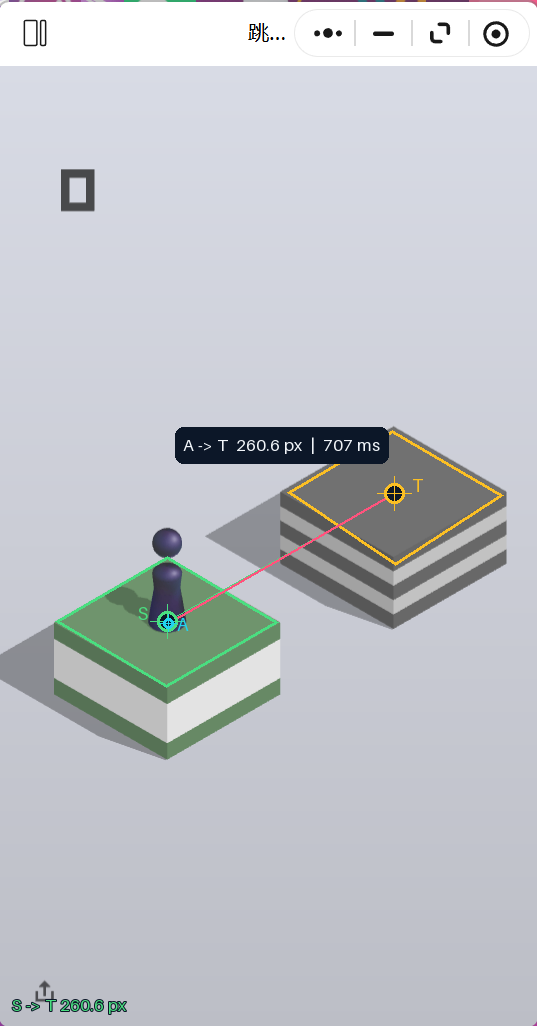
#> input picture sample-analysis.png, 537 x 1026 px
$ python -i vision.py   (imports and definitions only)
#> lines starting #> are read from the running program, lines starting #| are printed output that depends on the picture; after the words box and inside, x2 and y2 are one past the last pixel; in counts of white or black regions, pixels touching at a corner belong together
"""Deterministic, local-only vision for the classic purple-piece jump game.

This is deliberately a conservative heuristic, not a general game detector.
Unsupported themes and ambiguous surfaces return an error instead of a click.
"""
from __future__ import annotations

from dataclasses import dataclass, replace
import math
from pathlib import Path

import cv2
import numpy as np
from PIL import Image, ImageDraw, ImageFont, ImageOps

from top_geometry import contour_quads, current_ellipses, line_quads, outer_surfaces, piece_occlusion, quad_center

REFERENCE_WIDTH = 540.0


class DetectionError(ValueError):
    pass


# [64 lines that did not run here, left out]


def load_image(path: str | Path) -> Image.Image:
    with Image.open(path) as image:
        if image.width * image.height > 24_000_000:
            raise DetectionError("图片过大，请裁剪到游戏区域后重试。")
        return ImageOps.exif_transpose(image).convert("RGB")


def _piece_candidates(rgb: np.ndarray) -> list[tuple[float, tuple[float, float], np.ndarray]]:
    h, w = rgb.shape[:2]
#> h = 1026; w = 537
    hsv = cv2.cvtColor(rgb, cv2.COLOR_RGB2HSV)
#> hsv: shape (1026, 537, 3); mean H, S, V 97.2, 17.8, 204.2
    mask = cv2.inRange(hsv, (105, 35, 28), (151, 235, 175))
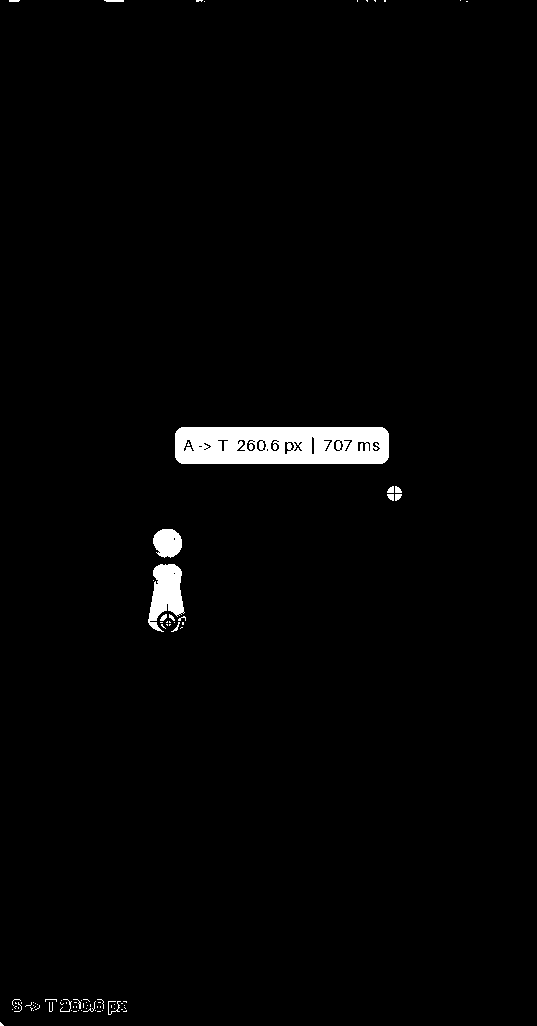
#> mask: shape (1026, 537); 1.8% white; 88 white regions (71 under 20 px), largest, box (x1, y1, x2, y2) and area: (175, 427, 389, 464) 7307, (148, 564, 185, 632) 1507, (153, 529, 182, 558) 656
    mask[:int(h * .20)] = 0
    mask[int(h * .87):] = 0
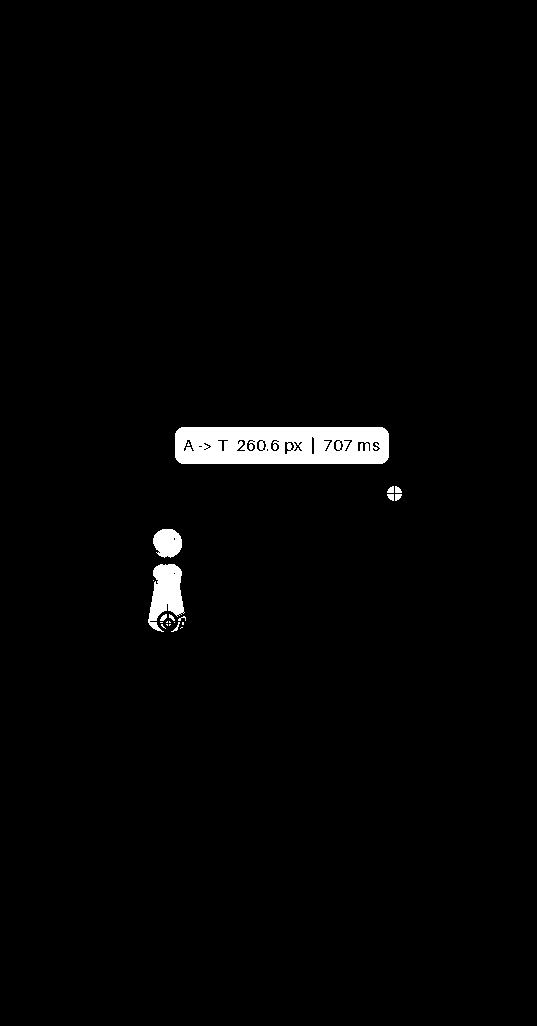
#> mask: shape (1026, 537); 1.8% white; 22 white regions (12 under 20 px), largest, box (x1, y1, x2, y2) and area: (175, 427, 389, 464) 7307, (148, 564, 185, 632) 1507, (153, 529, 182, 558) 656
    mask = cv2.morphologyEx(mask, cv2.MORPH_OPEN, np.ones((2, 2), np.uint8))
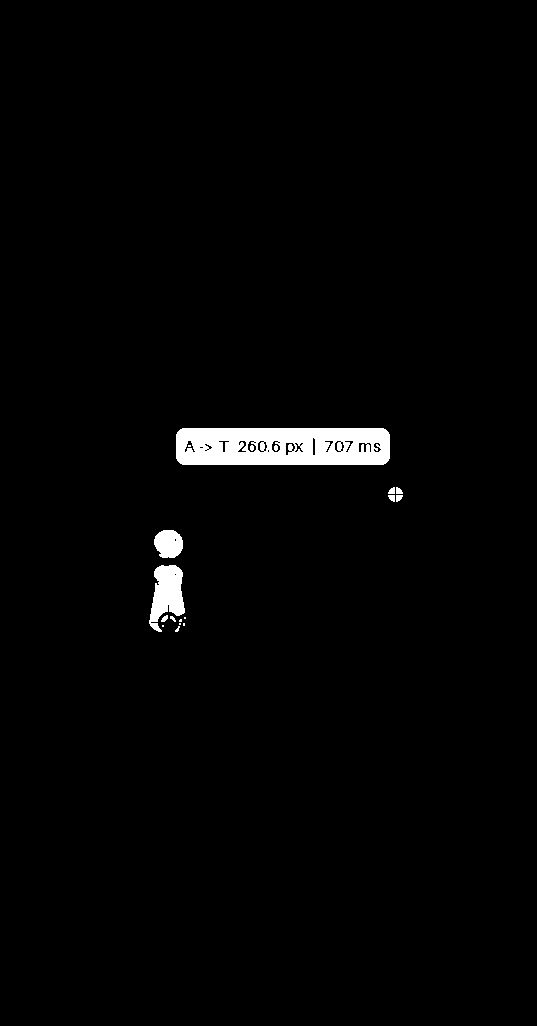
#> mask: shape (1026, 537); 1.8% white; 18 white regions (7 under 20 px), largest, box (x1, y1, x2, y2) and area: (176, 428, 390, 465) 7256, (149, 565, 185, 632) 1495, (154, 530, 183, 558) 651
    n, labels, stats, _ = cv2.connectedComponentsWithStats(mask)
#> labels: shape (1026, 537) int32; 19 distinct labels, from 0 to 18
#> n = 19; stats = 19 rows, first 6: [0, 0, 537, 1026, 541273], [176, 428, 214, 37, 7256], [188, 445, 3, 2, 6], [250, 445, 4, 6, 20], [274, 445, 4, 6, 20], [388, 487, 7, 7, 37]
    result = []
    for label in range(1, n):
        x, y, bw, bh, area = map(int, stats[label])
        if not (w * .024 <= bw <= w * .105 and w * .065 <= bh <= w * .26):
            continue
        if not (1.15 <= bh / bw <= 4.8 and area > w * w * .0010):
            continue
        has_head = False
        for j in range(1, n):
            if j == label:
                continue
            hx, hy, hw, hh, ha = map(int, stats[j])
            if (abs(hx + hw / 2 - x - bw / 2) < bw * .32
                    and .38 * bw <= hw <= 1.18 * bw
                    and .6 <= hh / max(hw, 1) <= 1.5
                    and -.1 * bw <= y - hy - hh <= .65 * bw
                    and ha > bw * bw * .12):
                has_head = True
                break
        # Some themes connect the head and the body with a narrow neck.
        ys, xs = np.where(labels == label)
        neck_connected = False
        if bh / bw > 2.2:
            row_widths = np.bincount(ys - y, minlength=bh)
            neck = row_widths[int(bh * .22):max(int(bh * .45), 1)]
            neck_connected = bool(neck.size and neck.min() < bw * .4)
        if not has_head and not neck_connected:
            continue
        bottom = float(np.quantile(ys, .995))
        lower = xs[ys >= bottom - max(3, bw * .22)]
        foot = (float(np.median(lower)), bottom - bw * .22)
        confidence = .94 if has_head else .82
        result.append((confidence, foot, labels == label))
#> this loop made 18 passes
#> (x, y, bw, bh, area) on passes 1, 3, 4, 5, 6, 7, 8, 9, 11, 12: (176, 428, 214, 37, 7256), (250, 445, 4, 6, 20), (274, 445, 4, 6, 20), (388, 487, 7, 7, 37), (396, 487, 7, 7, 37), (388, 495, 7, 7, 37), (396, 495, 7, 7, 37), (154, 530, 29, 28, 651), (161, 615, 7, 7, 31), (170, 616, 6, 6, 20)
#> (x, y, bw, bh, area, bottom, foot) on pass 10: (149, 565, 36, 67, 1495, 630, (155, 622.1))
#> after the loop, result = 1 item
    return sorted(result, key=lambda item: item[0], reverse=True)


# [218 lines left out: functions _resample_contour, _ellipse_surface, _deduplicate_surfaces, _all_surfaces, not called in this run]


def _surfaces(rgb: np.ndarray, foot: tuple[float, float]) -> list[dict]:
    """Compatibility helper: only feasible NEXT surfaces."""
    return _target_surfaces(_all_surfaces(rgb, foot), foot, rgb.shape[1])


# [154 lines left out: functions _target_surfaces, _current_surface, _next_surface, detect, frame_difference, same_reviewed_frame and 1 more, not called in this run]

>>> import cv2
>>> picture = cv2.cvtColor(cv2.imread('sample-analysis.png'), cv2.COLOR_BGR2RGB)
>>> result = _piece_candidates(picture)
#> result = 1 item

$ run again, on sample.png
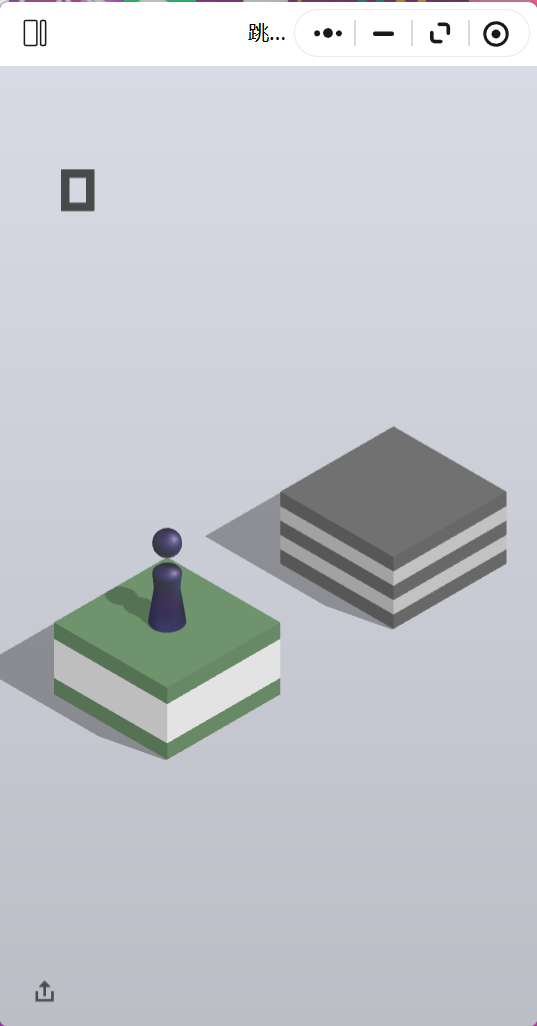
#> input picture sample.png, 537 x 1026 px
#> hsv: shape (1026, 537, 3); mean H, S, V 96.9, 14.3, 205.7
#> in _piece_candidates, `mask = cv2.inRange(hsv, (105, 35, 28), (151, 235, 175))`:
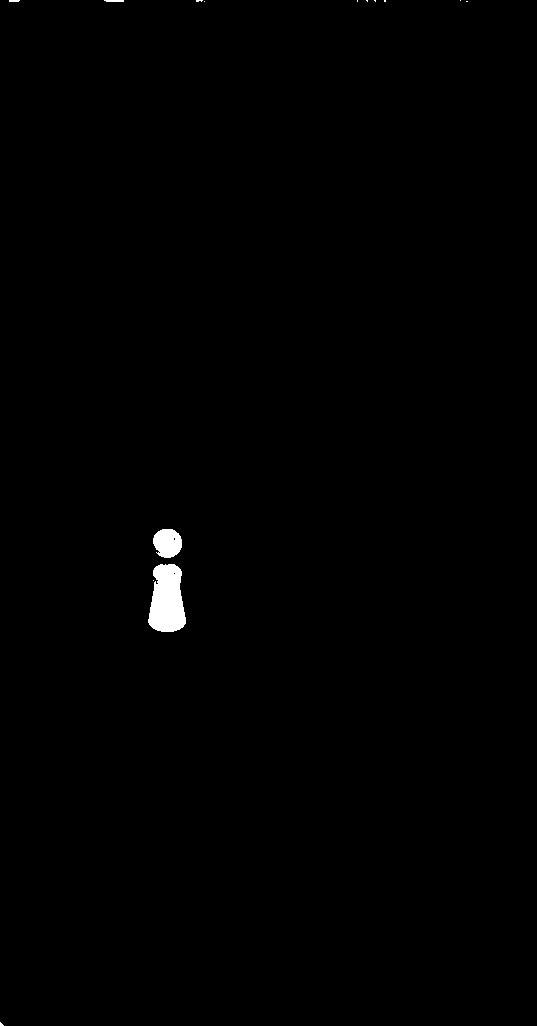
#> mask: shape (1026, 537); 0.5% white; 14 white regions (10 under 20 px), largest, box (x1, y1, x2, y2) and area: (148, 564, 186, 632) 1997, (153, 529, 182, 558) 662, (104, 0, 124, 2) 38, (9, 0, 20, 2) 21
#> in _piece_candidates, `mask = cv2.morphologyEx(mask, cv2.MORPH_OPEN, np.ones((2, 2), np.uint8))`:
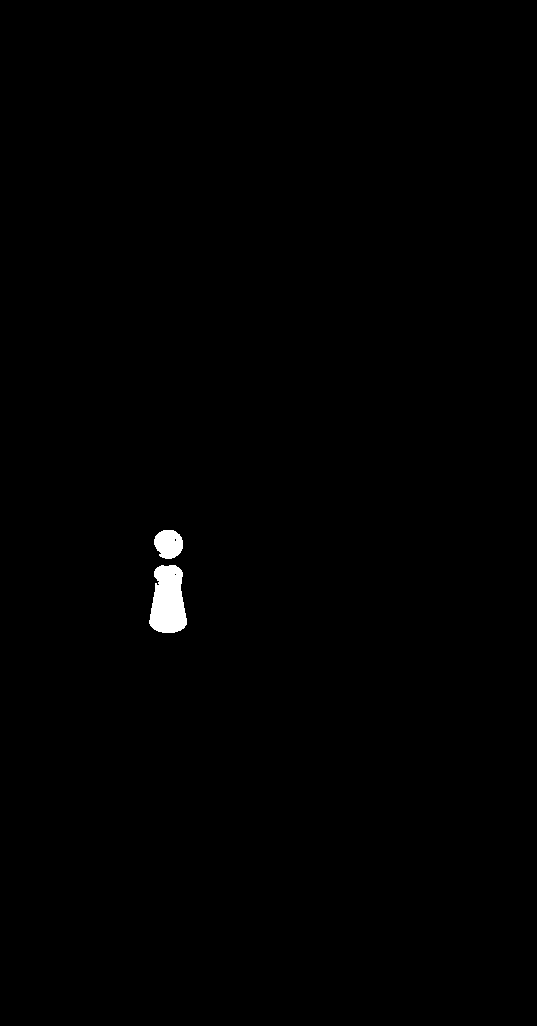
#> mask: shape (1026, 537); 0.48% white; 2 white regions, box (x1, y1, x2, y2) and area: (149, 565, 187, 633) 1995, (154, 530, 183, 559) 659
#> labels: shape (1026, 537) int32; 3 distinct labels, from 0 to 2
#> n = 3; stats = [[0, 0, 537, 1026, 548308], [154, 530, 29, 29, 659], [149, 565, 38, 68, 1995]]
#> the loop in _piece_candidates, `for label in range(1, n):` made 2 passes
#> after the loop in _piece_candidates, `for label in range(1, n):`: result = 1 item
